Frame 1 (no input): blank canvas, image omitted
Frame 60 (the mouse pressed at the canvas centre just before this capture): blank canvas, image omitted
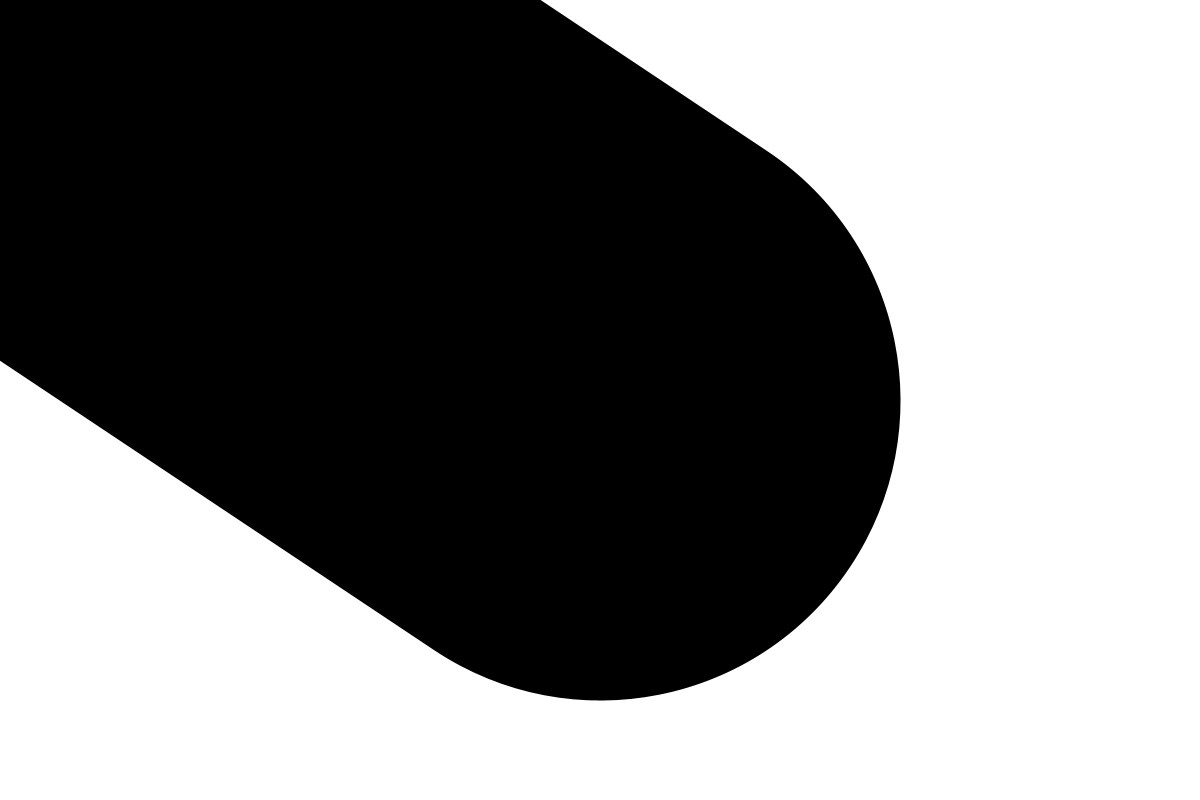
Frame 120 (the mouse held since frame 60 and released just before this capture)

The Processing sketch whose frames 1 and 60 were blank and that drew this single picture after the mouse press (run headless with seeded random() and noise(); from frame 60 on, the mouse is pressed at the canvas centre):

// Processing sketch: prueba_fullscreen
// ── prueba_fullscreen.pde
/*The formula for calculating the speed of the mouse’s 
horizontal motion is the
absolute value of the difference between mouseX and pmouseX. 
The absolute value of a
number is defined as that number without its sign:
The absolute value of –2 is 2.
The absolute value of 2 is 2.

*/

int grosor;

void setup() {
size(1200,800);
background(255);
smooth();

}

void draw() {
stroke(0);
grosor = abs(mouseX-pmouseX);
strokeWeight(grosor);
line(pmouseX ,pmouseY ,mouseX ,mouseY);


}

void mousePressed() {
background(255);
}
